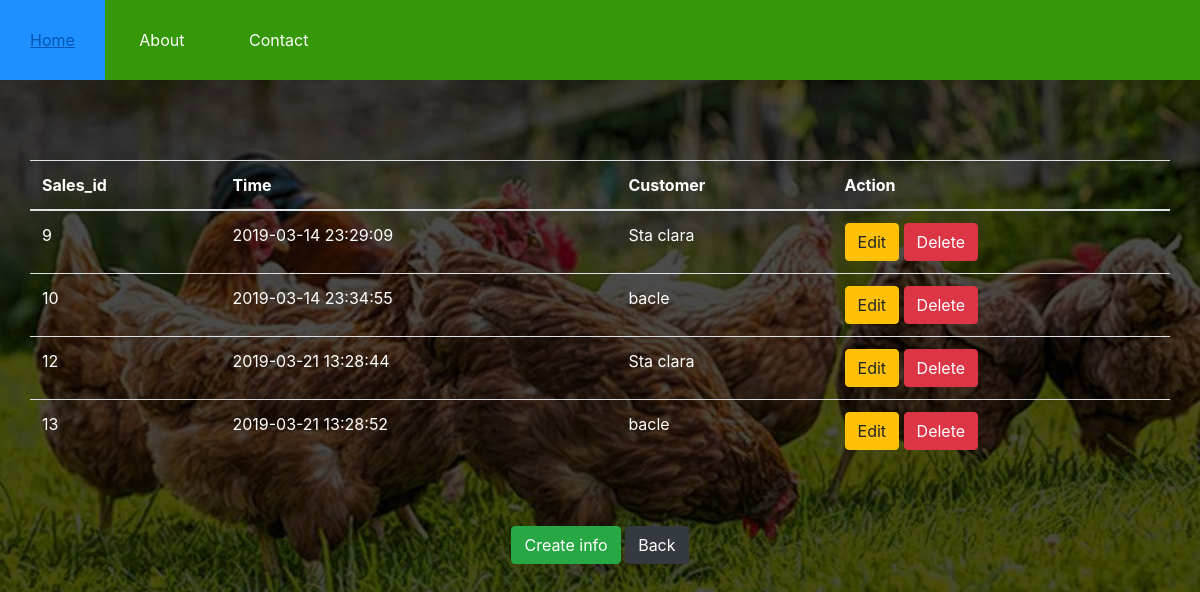
Page /salescrud.php (signed in) on the committed database.
### tables this page shows
CREATE TABLE `sales` (
  `id` int(100) NOT NULL,
  `userid` int(100) DEFAULT NULL,
  `time` timestamp NOT NULL DEFAULT CURRENT_TIMESTAMP ON UPDATE CURRENT_TIMESTAMP,
  `lastname` varchar(100) DEFAULT NULL
);

### salescrud.php (the view, shortened to what this page needs)
<!DOCTYPE html>
<html>
<head>
	<link rel="stylesheet" type="text/css"	href="Css1/side.css">
	<link rel="stylesheet" href="bootstrap/css/bootstrap.min.css">
</head>
<body>
<div id="main">
			<nav>
				<ul>
					<li><a href="index.php">Home</a></li>
					<li><a href="#">About</a></li>
					<li><a href="#">Contact</a></li>
				</ul>
	</div>
	<?php require_once 'process4.php';?>
	<div class="container">
	<?php
		$mysqli = new mysqli('localhost','root','','registration') or die(mysqli_error($mysqli));
		$username= $_SESSION["username"];
		$result=$mysqli->query("select id from users where username='$username'") or die($mysqli->error);
		if(@count($result)==1)
		{
			$row=$result->fetch_array();
			$userid=$row['id'];
		}
		$result = $mysqli->query("SELECT * FROM sales where userid='$userid'") or die($mysqli->error);
		?>
		<div class="row justify-content-center">
		<br><br><br>
			<table class="table">
				<thead>
					<tr class="text-white">
						<th>Sales_id</th>
						<th>Time</th>
						<th>Customer</th>
						<th colspan="2">Action</th>
					</tr>
				</thead>
				<?php
					while($row=$result->fetch_assoc()):?>
						<tr class="text-white">
							<td><?php echo $row['id']?></td>
							<td><?php echo $row['time']?></td>
							<td><?php echo $row['lastname']?></td>
							<td>
								<a href="salesadd.php?edit=<?php echo $row['id'];?>"
									class="btn btn-warning">Edit</a>
								<a href="process4.php?delete=<?php echo $row['id'];?>"
									class="btn btn-danger">Delete</a>
							</td>
						</tr>
						<?php endwhile;?>
			</table>
		</div>
		<br><br>
		<center>
		<a href="salesadd.php"class="btn btn-success">Create info</a>
		<a href="index1.php"class="btn btn-dark">Back</a>
		</center>
</div>
</body>
</html>

### Css1/side.css (style rules this page uses)
* { margin:0px; padding:0px; }
body { font-size:120%; background:#F8F8FF; background-image:linear-gradient(rgba(0,0,0,0.7),rgba(0,0,0,0.7)), url("../Image chicken/b.jpg"); background-size:cover; }
#main { width:100%; height:20vh; }
nav { width:100%; height:80px; background-color:#349808; line-height:80px; }
nav ul { float:left; margin-right:30px; }
nav ul li { list-style-type: none; display:inline-block; transition:0.8s all; color:#fff }
nav ul li a { text-decoration:none; color:#fff; padding:30px; }
.btn { padding:10px; font-size:15px; color:white; background:#349808; border:none; border-radius:5px; }

### rows in the picture
sales: id "9", time "2019-03-14 23:29:09", lastname "Sta clara"
sales: id "10", time "2019-03-14 23:34:55", lastname "bacle"
sales: id "12", time "2019-03-21 13:28:44", lastname "Sta clara"
sales: id "13", time "2019-03-21 13:28:52", lastname "bacle"
